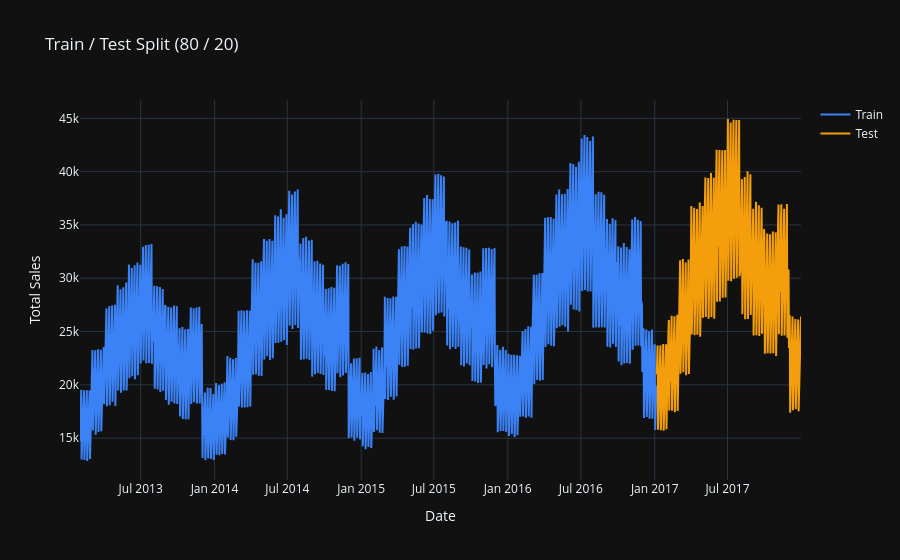

Notebook code for this chart:
### Markdown cell above
## 3. Train-Test Split

Time-series data must be split **chronologically** — never randomly — because future values depend on past values. A random split would leak future information into training and produce misleadingly optimistic results.

We use an 80/20 split: the first 80% of days for training and the last 20% for evaluation.

### Code cell
train_size = int(len(daily_sales) * 0.8)
train = daily_sales.iloc[:train_size]
test  = daily_sales.iloc[train_size:]

print(f"Train: {len(train)} days  ({train.index[0].date()} → {train.index[-1].date()})")
print(f"Test : {len(test)} days  ({test.index[0].date()} → {test.index[-1].date()})")

fig = go.Figure()
fig.add_trace(go.Scatter(x=train.index, y=train.values, name="Train",
                         line=dict(color="#3b82f6")))
fig.add_trace(go.Scatter(x=test.index, y=test.values, name="Test",
                         line=dict(color="#f59e0b")))
fig.update_layout(title="Train / Test Split (80 / 20)",
                  template="plotly_dark",
                  xaxis_title="Date", yaxis_title="Total Sales")
fig.show()

### Figure 1 — Plotly figure (JSON) as saved in the notebook; plotly's stock layout.template omitted (floating-point values rounded to 4 significant figures; data arrays with more than 128 entries replaced by an {"elided": "..."} marker saying what was removed)
{"data": [{"line": {"color": "#3b82f6"}, "name": "Train", "type": "scatter", "x": {"elided": "1436 str values"}, "y": {"elided": "1436 int values"}}, {"line": {"color": "#f59e0b"}, "name": "Test", "type": "scatter", "x": {"elided": "360 str values"}, "y": {"elided": "360 int values"}}], "layout": {"title": {"text": "Train / Test Split (80 / 20)"}, "xaxis": {"title": {"text": "Date"}}, "yaxis": {"title": {"text": "Total Sales"}}}}
